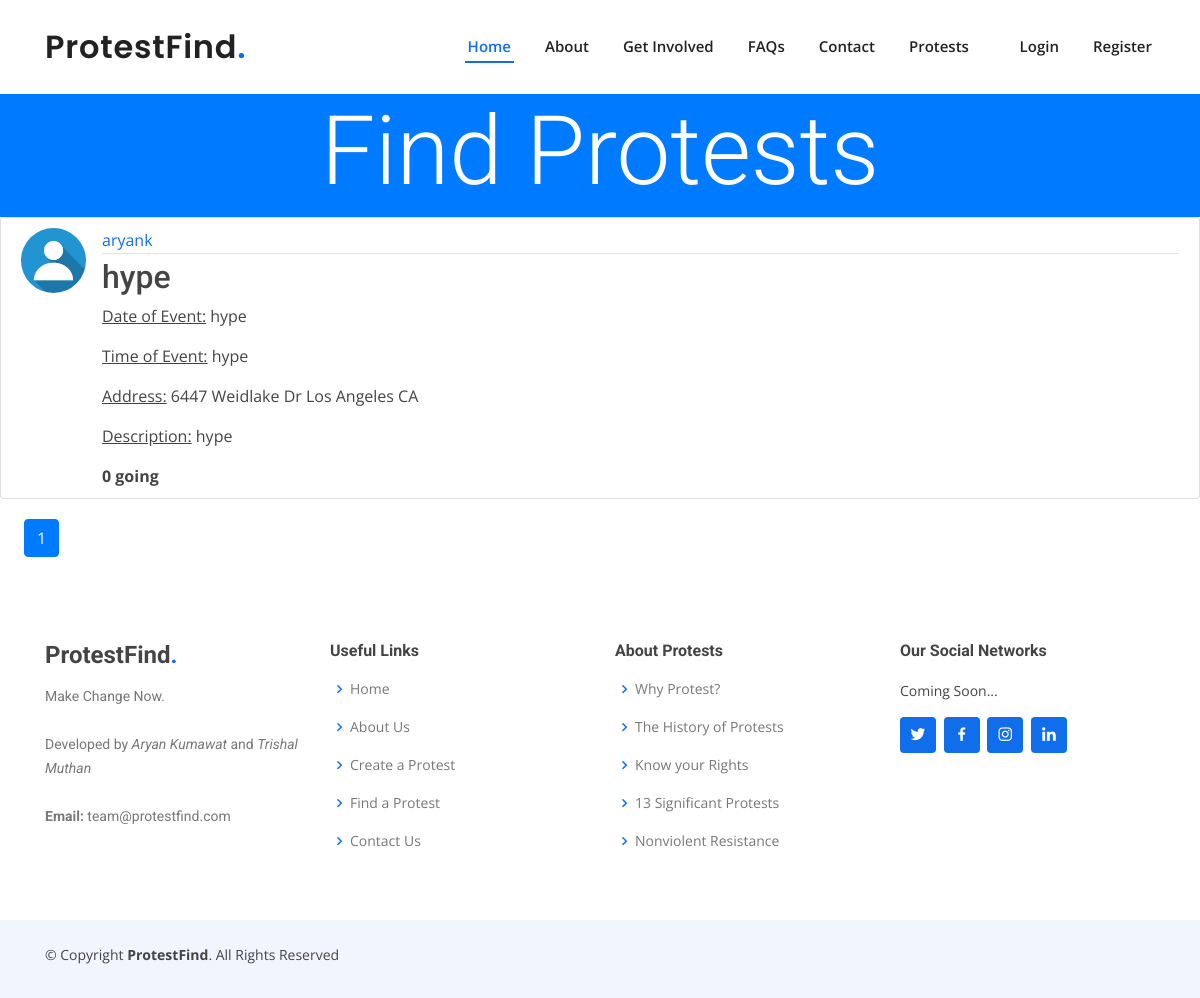
The page /protest on the database as committed earlier.
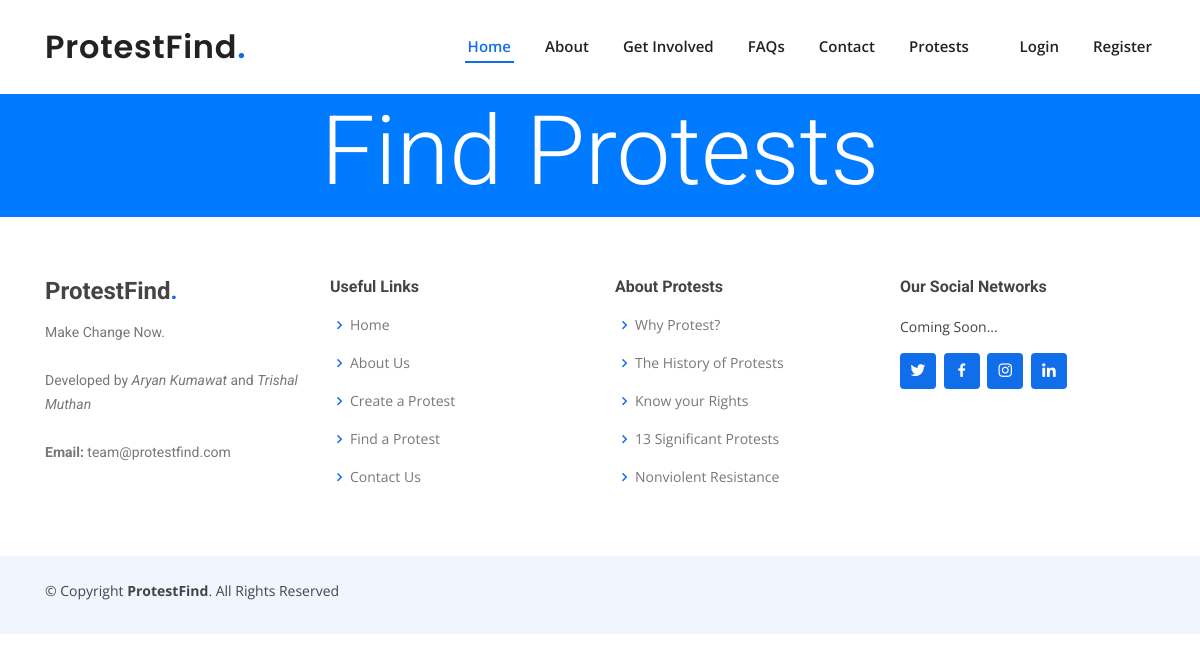
The same page on the database as committed later.
### protestfind/models.py (models this page shows, shortened)
class Post(db.Model):
    id = db.Column(db.Integer, primary_key=True)
    title = db.Column(db.String(100), nullable=False)
    date_posted = db.Column(db.DateTime, nullable=True, default=datetime.utcnow)
    street_address = db.Column(db.String, nullable=False)
    city = db.Column(db.String, nullable=False)
    state = db.Column(db.String, nullable=False)
    date = db.Column(db.String(8), nullable=False)
    time = db.Column(db.String(10), nullable=False)
    content = db.Column(db.Text, nullable=False)
    user_id = db.Column(db.Integer, db.ForeignKey('user.id'), nullable=False)
    likes = db.relationship('PostLike', backref='post', lazy='dynamic')

class User(db.Model, UserMixin):
    id = db.Column(db.Integer, primary_key=True)
    username = db.Column(db.String(20), unique=True, nullable=False)
    email = db.Column(db.String(120), unique=True, nullable=False)
    image_file = db.Column(db.String(20), nullable=False, server_default='default.jpg')
    password = db.Column(db.String(60), nullable=False)
    posts = db.relationship('Post', backref='author', lazy=True)
    liked = db.relationship(
        'PostLike',
        foreign_keys='PostLike.user_id',
        backref='user', lazy='dynamic')

### protestfind/routes.py (the view)
@app.route("/")
@app.route("/protest")
def protest():
    page = request.args.get('page', 1, type=int)
    posts = Post.query.order_by(Post.id.desc()).paginate(page=page, per_page=5)
    return render_template('protest.html', posts=posts)

### protestfind/templates/protest.html (shortened to what this page needs)
{% extends "layout2.html" %}
        {% block content %}
        <header class="masthead" style="background-color: #007bff;">
          <div class="container h-100" >
            <div class="row h-100 align-items-center">
              <div class="col-12 text-center">
                <h1 class="display-1" style="color: white;">Find Protests</h2>
              </div>
            </div>
          </div>
        </header>
          {% for post in posts.items %}
            <article class="media content-section">
              <img class="rounded-circle article-img" src="{{ url_for('static', filename='profile_pics/' + post.author.image_file) }}">
              <div class="media-body">
                <div class="article-metadata">
                  <a class="mr-2" href="{{ url_for('account')}}">{{ post.author.username }}</a>
                </div>
                <h2><a class="article-title" href="{{ url_for('post', post_id=post.id) }}">{{ post.title }}</a></h2>
                <p class="article-content"><u>Date of Event:</u> {{ post.date }}</p>
                <p class="article-content"><u>Time of Event:</u> {{ post.time }}</p>
                <p class="article-content"><u>Address:</u> {{ post.street_address + ' ' + post.city + ' ' + post.state }}</p>
                <p class="article-content"><u>Description:</u> {{ post.content }}</p>
                <strong>{{ post.likes.count() }} going</strong>
              </div>
            </article>
          {% endfor %}
          {% for page_num in posts.iter_pages(left_edge=1, right_edge=1, left_current=1, right_current=2) %}
            {% if page_num %}
              {% if posts.page == page_num %}
                <a class="btn btn-primary mb-4 ml-4" href="{{ url_for('protest', page=page_num) }}">{{ page_num }}</a>
              {% else %}
                <a class="btn btn-outline-primary mb-4 ml-4" href="{{ url_for('protest', page=page_num) }}">{{ page_num }}</a>
              {% endif %}
            {% else %}
              ...
            {% endif %}
        {% endfor %}
        {% endblock content %}

### protestfind/templates/layout2.html (shortened to what this page needs)
<!DOCTYPE html>
<html lang="en">
<head>
  <link href="static/vendor/bootstrap/css/bootstrap.min.css" rel="stylesheet">
  <link href="static/vendor/icofont/icofont.min.css" rel="stylesheet">
  <link href="static/vendor/boxicons/css/boxicons.min.css" rel="stylesheet">
  <link href="static/vendor/owl.carousel/static/owl.carousel.min.css" rel="stylesheet">
  <link href="static/vendor/venobox/venobox.css" rel="stylesheet">
  <link href="static/vendor/aos/aos.css" rel="stylesheet">
  <link href="static/css/style.css" rel="stylesheet">
</head>
<body>
  <header id="header" >
    <div class="container d-flex align-items-center">
      <h1 class="logo mr-auto"><a href="{{ url_for('home') }}">ProtestFind<span>.</span></a></h1>
      <nav class="nav-menu d-none d-lg-block">
        <ul>
          {% if current_user.is_authenticated %}
          <li class="active"><a href="{{ url_for('home') }}">Home</a></li>
          <li><a href="home#about">About</a></li>
          <li><a href="home#services">Get Involved</a></li>
          <li><a href="home#faq">FAQs</a></li>
          <li><a href="home#contact">Contact</a></li>
          <li class="drop-down"><a href="">Protests</a>
            <ul>
              <li><a href="{{ url_for('new_post') }}">Create a Protest</a></li>
              <li><a href="{{ url_for('protest') }}">Find Protests</a></li>
            </ul>
          </li>
          <li><a href="{{ url_for('account') }}">Account</a></li>
          <li><a href="{{ url_for('logout') }}">Logout</a></li>
          {% else %}
          <li class="active"><a href="{{ url_for('home') }}">Home</a></li>
          <li><a href="home#about">About</a></li>
          <li><a href="home#services">Get Involved</a></li>
          <li><a href="home#faq">FAQs</a></li>
          <li><a href="home#contact">Contact</a></li>
          <li class="drop-down"><a href="">Protests</a>
          </li>
          <li><a href="{{ url_for('login') }}">Login</a></li>
          <li><a href="{{ url_for('register') }}">Register</a></li>
          {% endif %}
        </ul>
      </nav>
    </div>
  </header>
  {% block content %}{% endblock %}
  <footer id="footer">
    <div class="footer-top">
      <div class="container">
        <div class="row">
          <div class="col-lg-3 col-md-6 footer-contact">
            <h3>ProtestFind<span>.</span></h3>
            <p>
               Make Change Now.<br>
              <br>
              Developed by <i>Aryan Kumawat</i> and <I>Trishal Muthan</i>
              <br>
              <br>
              <strong>Email:</strong> team@protestfind.com<br>
            </p>
          </div>
          <div class="col-lg-3 col-md-6 footer-links">
            <h4>Useful Links</h4>
            <ul>
              <li><i class="bx bx-chevron-right"></i> <a href="{{ url_for('home') }}">Home</a></li>
              <li><i class="bx bx-chevron-right"></i> <a href="home#about">About Us</a></li>
              <li><i class="bx bx-chevron-right"></i> <a href="{{ url_for('new_post') }}">Create a Protest</a></li>
              <li><i class="bx bx-chevron-right"></i> <a href="{{ url_for('protest') }}">Find a Protest</a></li>
              <li><i class="bx bx-chevron-right"></i> <a href="home#contact">Contact Us</a></li>
            </ul>
          </div>
          <div class="col-lg-3 col-md-6 footer-links">
            <h4>About Protests</h4>
            <ul>
              <li><i class="bx bx-chevron-right"></i> <a href="https://www.theatlantic.com/technology/archive/2020/06/why-protests-work/613420/">Why Protest?</a></li>
              <li><i class="bx bx-chevron-right"></i> <a href="https://www.history.com/tag/protests">The History of Protests</a></li>
              <li><i class="bx bx-chevron-right"></i> <a href="https://www.aclu.org/know-your-rights/protesters-rights/">Know your Rights</a></li>
              <li><i class="bx bx-chevron-right"></i> <a href="https://www.livescience.com/16153-10-significant-political-protests.html">13 Significant Protests</a></li>
              <li><i class="bx bx-chevron-right"></i> <a href="https://www.youtube.com/watch?v=OIpgrZ8yS-Q">Nonviolent Resistance</a></li>
            </ul>
          </div>
          <div class="col-lg-3 col-md-6 footer-links">
            <h4>Our Social Networks</h4>
            <p>Coming Soon...</p>
            <div class="social-links mt-3">
              <a href="#" class="twitter"><i class="bx bxl-twitter"></i></a>
              <a href="#" class="facebook"><i class="bx bxl-facebook"></i></a>
              <a href="#" class="instagram"><i class="bx bxl-instagram"></i></a>
              <a href="#" class="linkedin"><i class="bx bxl-linkedin"></i></a>
            </div>
          </div>
        </div>
      </div>
    </div>
    <div class="container py-4">
      <div class="copyright">
        &copy; Copyright <strong><span>ProtestFind</span></strong>. All Rights Reserved
      </div>
    </div>
  </footer>
</body>
</html>

### protestfind/static/css/style.css (style rules this page uses)
body { font-family: "Open Sans", sans-serif; color: #444444; }
a { color: #106eea; }
h1, h2, h3, h4, h5, h6 { font-family: "Roboto", sans-serif; }
#header { background: #fff; transition: all 0.5s; z-index: 997; padding: 25px 0; top: 40px; box-shadow: 0px 2px 15px rgba(0, 0, 0, 0.1); }
#header .logo { font-size: 32px; margin: 0; padding: 0; line-height: 1; font-weight: 600; letter-spacing: 0.8px; font-family: "Poppins", sans-serif; }
#header .logo a { color: #222222; }
#header .logo a span { color: #106eea; }
.nav-menu ul { margin: 0; padding: 0; list-style: none; }
.nav-menu > ul { display: flex; }
.nav-menu > ul > li { position: relative; white-space: nowrap; padding: 10px 0 10px 28px; }
.nav-menu a { display: block; position: relative; color: #222222; transition: 0.3s; font-size: 15px; font-weight: 600; padding: 0 3px; font-family: "Open Sans", sans-serif; }
.nav-menu > ul > li > a:before { content: ""; position: absolute; width: 100%; height: 2px; bottom: -5px; left: 0; background-color: #106eea; visibility: hidden; width: 0px; transition: all 0.3s ease-in-out 0s; }
.nav-menu a:hover:before, .nav-menu li:hover > a:before, .nav-menu .active > a:before { visibility: visible; width: 100%; }
.nav-menu a:hover, .nav-menu .active > a, .nav-menu li:hover > a { color: #106eea; }
.nav-menu .drop-down > a:after { content: "\ea99"; font-family: IcoFont; padding-left: 5px; }
.mobile-nav { position: fixed; top: 55px; right: 15px; bottom: 15px; left: 15px; z-index: 9999; overflow-y: auto; background: #fff; transition: ease-in-out 0.2s; opacity: 0; visibility: hidden; border-radius: 10px; padding: 10px 0; }
.mobile-nav * { margin: 0; padding: 0; list-style: none; }
.mobile-nav a { display: block; position: relative; color: #222222; padding: 10px 20px; font-weight: 500; outline: none; }
.mobile-nav a:hover, .mobile-nav .active > a, .mobile-nav li:hover > a { color: #106eea; text-decoration: none; }
.mobile-nav .drop-down > a:after { content: "\ea99"; font-family: IcoFont; padding-left: 10px; position: absolute; right: 15px; }
.mobile-nav .drop-down > a { padding-right: 35px; }
#footer { background: #fff; padding: 0 0 30px 0; color: #444444; font-size: 14px; background: #f1f6fe; }
#footer .footer-top { padding: 60px 0 30px 0; background: #fff; }
#footer .footer-top .footer-contact { margin-bottom: 30px; }
#footer .footer-top .footer-contact h3 { font-size: 24px; margin: 0 0 15px 0; padding: 2px 0 2px 0; line-height: 1; font-weight: 700; }
#footer .footer-top .footer-contact h3 span { color: #106eea; }
#footer .footer-top .footer-contact p { font-size: 14px; line-height: 24px; margin-bottom: 0; font-family: "Roboto", sans-serif; color: #777777; }
#footer .footer-top h4 { font-size: 16px; font-weight: bold; color: #444444; position: relative; padding-bottom: 12px; }
#footer .footer-top .footer-links { margin-bottom: 30px; }
#footer .footer-top .footer-links ul { list-style: none; padding: 0; margin: 0; }
#footer .footer-top .footer-links ul i { padding-right: 2px; color: #106eea; font-size: 18px; line-height: 1; }
#footer .footer-top .footer-links ul li { padding: 10px 0; display: flex; align-items: center; }
#footer .footer-top .footer-links ul li:first-child { padding-top: 0; }
#footer .footer-top .footer-links ul a { color: #777777; transition: 0.3s; display: inline-block; line-height: 1; }
#footer .footer-top .social-links a { font-size: 18px; display: inline-block; background: #106eea; color: #fff; line-height: 1; padding: 8px 0; margin-right: 4px; border-radius: 4px; text-align: center; width: 36px; height: 36px; transition: 0.3s; }
#footer .copyright { text-align: center; float: left; }

Rows that differ between the two databases and show on the page:
removed Post: image_file (placeholder picture), author.username "aryank", title "hype", date "hype", time "hype", street_address+city+state "6447 Weidlake Dr Los Angeles CA", content "hype", likes.count "0"
Other text that changed with them:
list line gone: "1"
